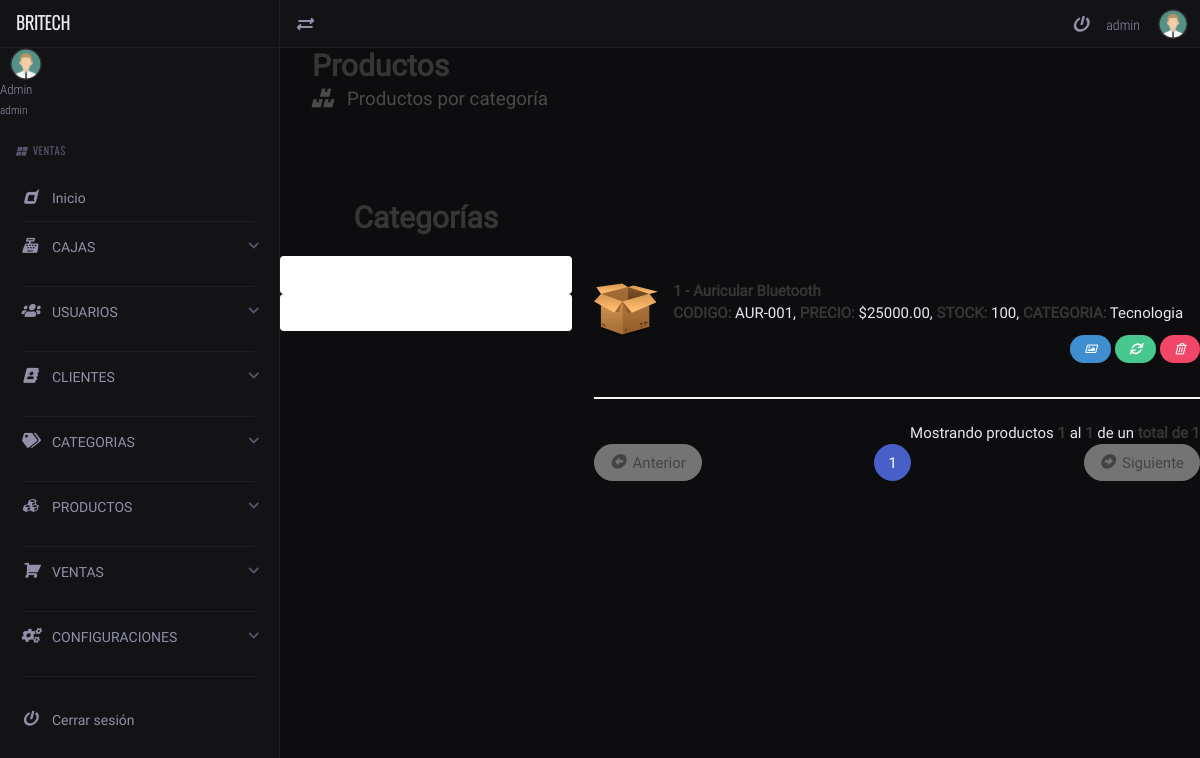
Screenshot of /productCategory/1/ (signed in) with the database file from the repository.
### tables this page shows
CREATE TABLE `categoria` (
  `categoria_id` int NOT NULL,
  `nombre` varchar(50) DEFAULT NULL,
  `ubicacion` varchar(100) DEFAULT NULL
);

CREATE TABLE `producto` (
  `producto_id` int NOT NULL,
  `codigo` varchar(80) DEFAULT NULL,
  `nombre` varchar(100) DEFAULT NULL,
  `tipo` enum('stock','pedido') DEFAULT 'stock',
  `marca` varchar(50) DEFAULT NULL,
  `modelo` varchar(50) DEFAULT NULL,
  `estado` varchar(20) DEFAULT NULL,
  `foto` varchar(255) DEFAULT NULL,
  `precio_base` decimal(10,2) DEFAULT NULL,
  `categoria_id` int DEFAULT NULL
);

CREATE TABLE `precio` (
  `precio_id` int NOT NULL,
  `producto_id` int DEFAULT NULL,
  `tipo_precio` enum('minorista','mayorista') DEFAULT NULL,
  `cantidad_minima` int DEFAULT '1',
  `precio` decimal(10,2) DEFAULT NULL
);

CREATE TABLE `inventario` (
  `inventario_id` int NOT NULL,
  `producto_id` int DEFAULT NULL,
  `stock_actual` int DEFAULT '0'
);

### autoload.php (called while the page is built, shortened)
<?php
    spl_autoload_register(function($clase){
        $archivo= __DIR__."/".$clase.".php";
        $archivo=str_replace("\\","/",$archivo);
    });

### app/controllers/productController.php (the view, shortened to what this page needs)
<?php
	class productController extends mainModel{
	private function sanitizeInput($value){
		return htmlspecialchars(trim($value), ENT_QUOTES | ENT_SUBSTITUTE, 'UTF-8');
	}
		public function listarProductoControlador($pagina,$registros,$url,$busqueda,$categoria){
			$pagina=$this->sanitizeInput($pagina);
			$registros=$this->sanitizeInput($registros);
			$categoria=$this->sanitizeInput($categoria);
			$url=$this->sanitizeInput($url);
			if($categoria>0){
				$url=APP_URL.$url."/".$categoria."/";
			}else{
				$url=APP_URL.$url."/";
			}
			$busqueda=$this->sanitizeInput($busqueda);
			$tabla="";
			$pagina = (isset($pagina) && $pagina>0) ? (int) $pagina : 1;
			$inicio = ($pagina>0) ? (($pagina * $registros)-$registros) : 0;
			$campos="producto.producto_id,producto.codigo as producto_codigo,producto.nombre as producto_nombre,inventario.stock_actual as producto_stock_total,precio.precio as producto_precio_venta,producto.foto as producto_foto,categoria.nombre as categoria_nombre";
			if(isset($busqueda) && $busqueda!=""){
				$consulta_datos="SELECT $campos FROM producto INNER JOIN categoria ON producto.categoria_id=categoria.categoria_id INNER JOIN inventario ON producto.producto_id=inventario.producto_id INNER JOIN precio ON producto.producto_id=precio.producto_id AND precio.tipo_precio='minorista' AND precio.cantidad_minima=1 WHERE producto.codigo LIKE :busqueda OR producto.nombre LIKE :busqueda2 OR producto.marca LIKE :busqueda3 OR producto.modelo LIKE :busqueda4 ORDER BY producto.nombre ASC LIMIT $inicio,$registros";
				$consulta_total="SELECT COUNT(producto.producto_id) FROM producto INNER JOIN inventario ON producto.producto_id=inventario.producto_id WHERE producto.codigo LIKE :busqueda OR producto.nombre LIKE :busqueda2 OR producto.marca LIKE :busqueda3 OR producto.modelo LIKE :busqueda4";
				$stmtDatos = $this->conectar()->prepare($consulta_datos);
				$searchTerm = '%'.$busqueda.'%';
				$stmtDatos->bindValue(':busqueda',$searchTerm);
				$stmtDatos->bindValue(':busqueda2',$searchTerm);
				$stmtDatos->bindValue(':busqueda3',$searchTerm);
				$stmtDatos->bindValue(':busqueda4',$searchTerm);
				$stmtDatos->execute();
				$datos = $stmtDatos->fetchAll();
				$stmtTotal = $this->conectar()->prepare($consulta_total);
				$stmtTotal->bindValue(':busqueda',$searchTerm);
				$stmtTotal->bindValue(':busqueda2',$searchTerm);
				$stmtTotal->bindValue(':busqueda3',$searchTerm);
				$stmtTotal->bindValue(':busqueda4',$searchTerm);
				$stmtTotal->execute();
				$total = (int) $stmtTotal->fetchColumn();
			}elseif($categoria>0){
		        $consulta_datos="SELECT $campos FROM producto INNER JOIN categoria ON producto.categoria_id=categoria.categoria_id INNER JOIN inventario ON producto.producto_id=inventario.producto_id INNER JOIN precio ON producto.producto_id=precio.producto_id AND precio.tipo_precio='minorista' AND precio.cantidad_minima=1 WHERE producto.categoria_id=:categoria ORDER BY producto.nombre ASC LIMIT $inicio,$registros";
		        $consulta_total="SELECT COUNT(producto.producto_id) FROM producto INNER JOIN inventario ON producto.producto_id=inventario.producto_id WHERE categoria_id=:categoria";
		        $stmtDatos = $this->conectar()->prepare($consulta_datos);
		        $stmtDatos->bindValue(':categoria',$categoria);
		        $stmtDatos->execute();
		        $datos = $stmtDatos->fetchAll();
		        $stmtTotal = $this->conectar()->prepare($consulta_total);
		        $stmtTotal->bindValue(':categoria',$categoria);
		        $stmtTotal->execute();
		        $total = (int) $stmtTotal->fetchColumn();
			}
			$numeroPaginas =ceil($total/$registros);
		    if($total>=1 && $pagina<=$numeroPaginas){
				$contador=$inicio+1;
				$pag_inicio=$inicio+1;
				foreach($datos as $rows){
					$tabla.='
		            <article class="media pb-3 pt-3">
		                <figure class="media-left">
		                    <p class="image is-64x64">';
		                        if(is_file("./app/views/productos/".$rows['producto_foto'])){
		                            $tabla.='<img src="'.APP_URL.'app/views/productos/'.$rows['producto_foto'].'">';
		                        }else{
		                            $tabla.='<img src="'.APP_URL.'app/views/productos/default.png">';
		                        }
		            $tabla.='</p>
		                </figure>
		                <div class="media-content">
		                    <div class="content">
		                        <p>
		                            <strong>'.$contador.' - '.$rows['producto_nombre'].'</strong><br>
		                            <strong>CODIGO:</strong> '.$rows['producto_codigo'].',
		                            <strong>PRECIO:</strong> $'.$rows['producto_precio_venta'].',
		                            <strong>STOCK:</strong> '.$rows['producto_stock_total'].',
		                            <strong>CATEGORIA:</strong> '.$rows['categoria_nombre'].'
		                        </p>
		                    </div>
		                    <div class="has-text-right">
		                        <a href="'.APP_URL.'productPhoto/'.$rows['producto_id'].'/" class="button is-info is-rounded is-small">
			                    	<i class="far fa-image fa-fw"></i>
			                    </a>
		                        <a href="'.APP_URL.'productUpdate/'.$rows['producto_id'].'/" class="button is-success is-rounded is-small">
		                        	<i class="fas fa-sync fa-fw"></i>
		                        </a>
		                        <form class="FormularioAjax is-inline-block" action="'.APP_URL.'app/ajax/productoAjax.php" method="POST" autocomplete="off" >
			                		<input type="hidden" name="modulo_producto" value="eliminar">
			                		<input type="hidden" name="producto_id" value="'.$rows['producto_id'].'">
			                    	<button type="submit" class="button is-danger is-rounded is-small">
			                    		<i class="far fa-trash-alt fa-fw"></i>
			                    	</button>
			                    </form>
		                    </div>
		                </div>
		            </article>
		            <hr>
		            ';
					$contador++;
				}
				$pag_final=$contador-1;
			}
			if($total>0 && $pagina<=$numeroPaginas){
				$tabla.='<p class="has-text-right">Mostrando productos <strong>'.$pag_inicio.'</strong> al <strong>'.$pag_final.'</strong> de un <strong>total de '.$total.'</strong></p>';
				$tabla.=$this->paginadorTablas($pagina,$numeroPaginas,$url,7);
			}
			return $tabla;
		}
	}

### app/views/content/productCategory-view.php (shortened to what this page needs)
<div class="container is-fluid mb-6">
	<h1 class="title">Productos</h1>
	<h2 class="subtitle"><i class="fas fa-boxes fa-fw"></i> &nbsp; Productos por categoría</h2>
</div>
<div class="container pb-6 pt-6">
    <?php
        $insProducto = new productController();
    ?>
    <div class="columns">
        <div class="column is-one-third">
            <h2 class="title has-text-centered">Categorías</h2>
            <?php
                $datos_categorias=$insProducto->seleccionarDatos("Normal","categoria","*",0);
                if($datos_categorias->rowCount()>0){
                    $datos_categorias=$datos_categorias->fetchAll();
                    foreach($datos_categorias as $row){
                        echo '<a href="'.APP_URL.$url[0].'/'.$row['categoria_id'].'/" class="button is-link is-inverted is-fullwidth">'.$row['categoria_nombre'].'</a>';
                    }
                }else{
                    echo '<p class="has-text-centered" >No hay categorías registradas</p>';
                }
            ?>
        </div>
        <div class="column pb-6">
            <?php
                $categoria_id=(isset($url[1])) ? $url[1] : 0;
                $categoria=$insProducto->seleccionarDatos("Unico","categoria","categoria_id",$categoria_id);
                if($categoria->rowCount()>0){
                    $categoria=$categoria->fetch();
                    echo '
                        <h2 class="title has-text-centered">'.$categoria['categoria_nombre'].'</h2>
                        <p class="has-text-centered pb-6" >'.$categoria['categoria_ubicacion'].'</p>
                    ';
                    echo $insProducto->listarProductoControlador($url[2],10,$url[0],"",$url[1]);
                }else{
                    echo '
                    <p class="has-text-centered pb-6"><i class="far fa-grin-wink fa-5x"></i></p>
                    <h2 class="has-text-centered title" >Seleccione una categoría para empezar</h2>';
                }
            ?>
        </div>
    </div>
</div>

### app/views/css/all.css (style rules this page uses)
.fa-boxes:before { content: "\f468"; }
.fa-image:before { content: "\f03e"; }
.fa-sync:before { content: "\f021"; }
.fa-trash-alt:before { content: "\f2ed"; }
.far { font-family: 'Font Awesome 5 Free'; font-weight: 400; }
.fa, .fas { font-family: 'Font Awesome 5 Free'; font-weight: 900; }

### app/views/css/estilos.css (style rules this page uses)
:root { --bg-primary: #0d0d0f; --bg-secondary: #131316; --bg-tertiary: #1a1a1f; --bg-elevated: #1f1f26; --bg-hover: #25252e; --border-subtle: rgba(255, 255, 255, 0.05); --border-soft: rgba(255, 255, 255, 0.08); --border-mid: rgba(255, 255, 255, 0.12); --accent: #6c63ff; --accent-dim: rgba(108, 99, 255, 0.15); --accent-glow: rgba(108, 99, 255, 0.08); --text-primary: #e8e8f0; --text-secondary:#9090a8; --text-muted: #55556a; --text-on-accent:#ffffff; --nav-height: 48px; --nav-width: 280px; --radius-sm: 6px; --radius-md: 10px; --radius-lg: 14px; --transition: all 0.25s cubic-bezier(0.4, 0, 0.2, 1); }
*, *::before, *::after { box-sizing: border-box; margin: 0; padding: 0; }
html, body { height: 100%; width: 100%; font-size: 15px; font-family: "RobotoRegular", system-ui, sans-serif; background-color: var(--bg-primary); color: var(--text-primary); -webkit-font-smoothing: antialiased; -moz-osx-font-smoothing: grayscale; }
a { color: inherit; text-decoration: none; }

### rows the page displays
producto: nombre "Auricular Bluetooth", codigo "AUR-001", precio.precio "25000.00", inventario.stock_actual "100", categoria.nombre "Tecnologia"

### other values shown
$_SESSION['nombre'] "Admin"
$_SESSION['usuario'] "admin"
APP_NAME "VENTAS"
$pag_inicio "1"
$pag_final "1"
$total "1"
